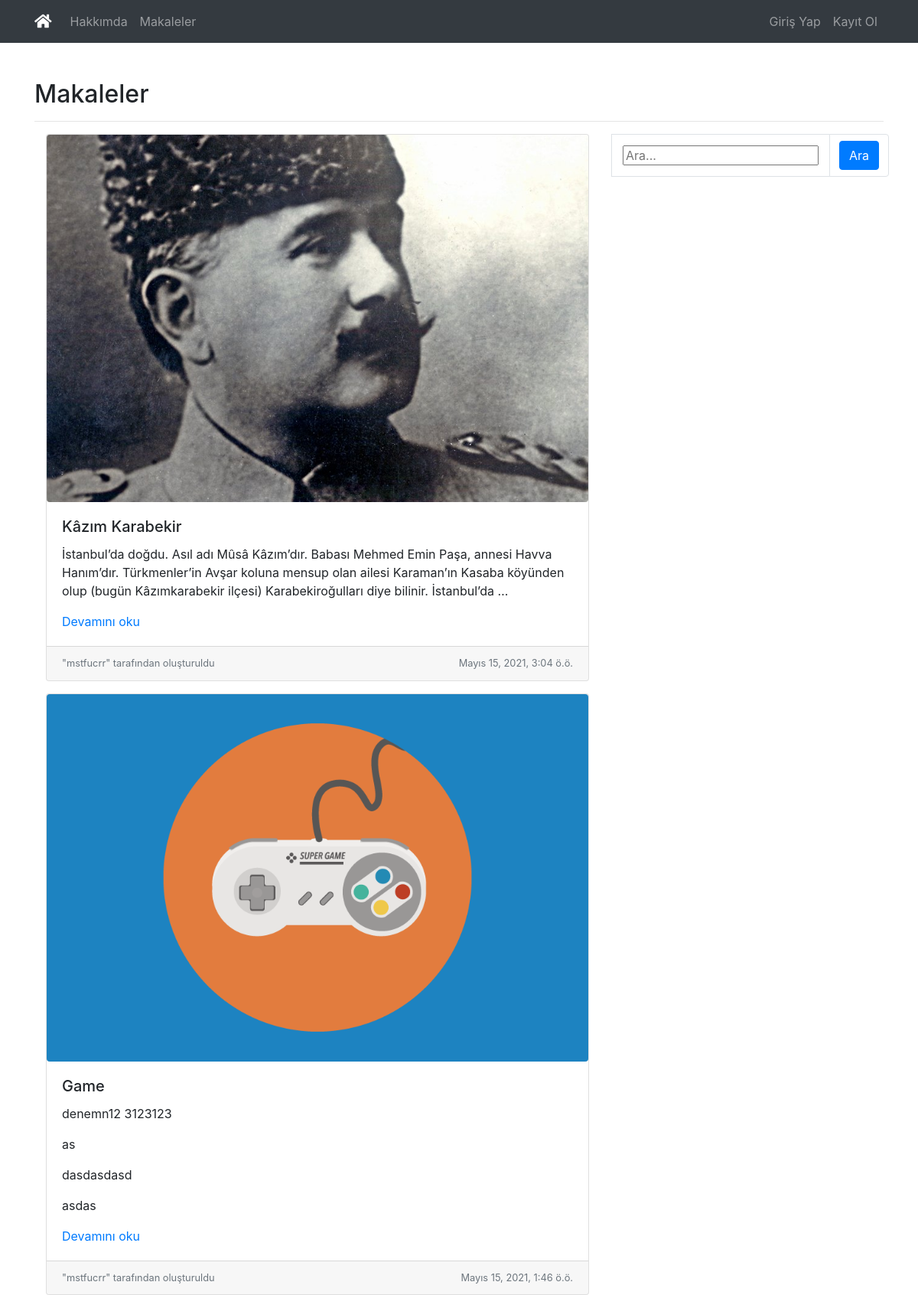
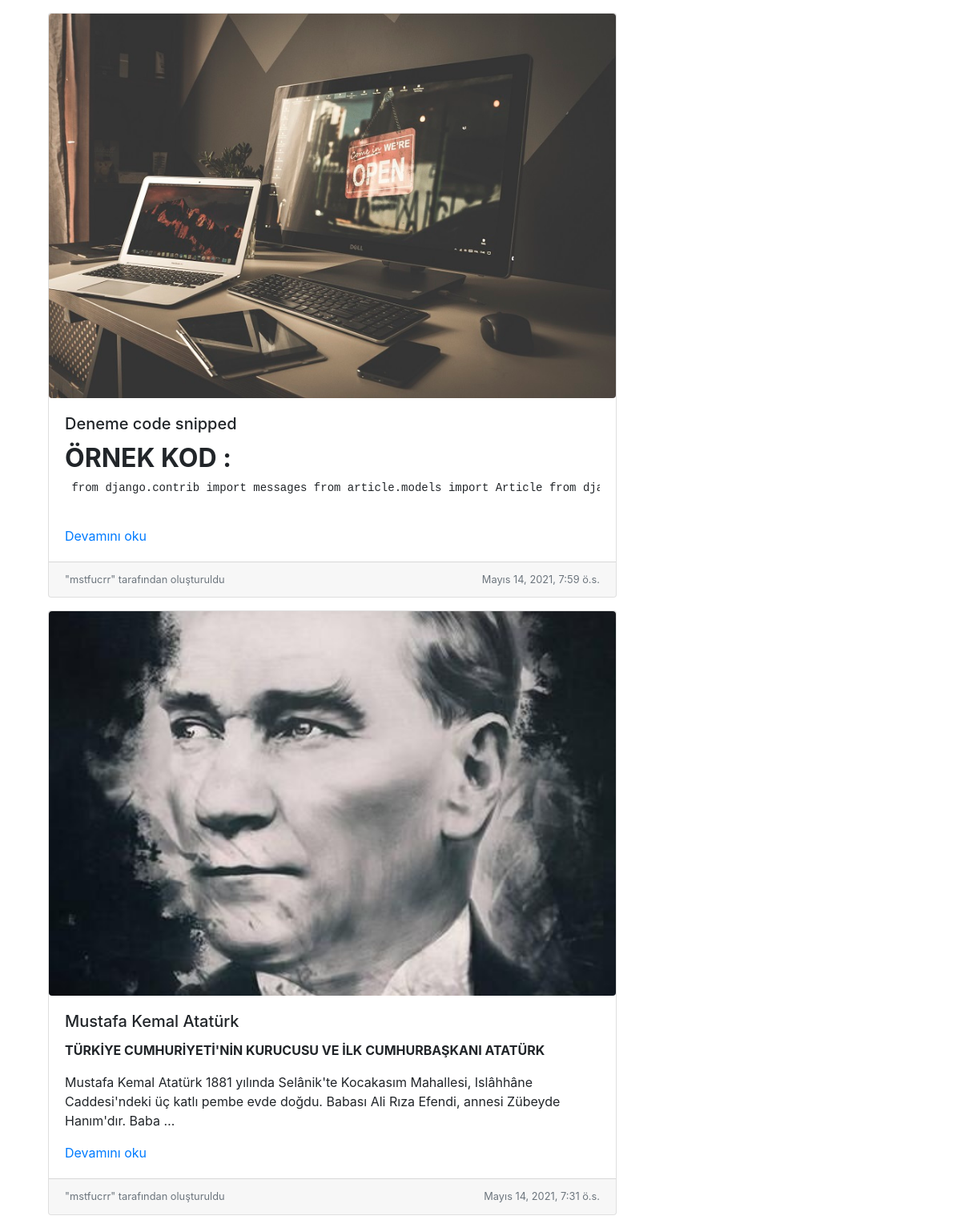
The app's page /articles/ with its own data (2 pictures, top to bottom).
### article/models.py (models this page shows, shortened)
class Article(models.Model):
    author = models.ForeignKey("auth.User", on_delete = models.CASCADE)
    title = models.CharField(max_length=50,verbose_name="Başlık")
    content = RichTextField(verbose_name="İçerik")
    created_date = models.DateTimeField(auto_now_add=True)
    article_image = models.FileField(blank=True,null=True,verbose_name="Makaleye Fotoğraf Ekle")
    class Meta:
        ordering = ['-created_date'] # son eklenenden ilke eklenene doğru sıralar Bu işlem sonrası makemigration ve akabinde migrate yapılmalı

### article/views.py (the view)
# urls.py: path('', views.articles,name = "articles"),
def articles(request):
    keyword = request.GET.get("keyword")
    if keyword:
        articles = Article.objects.filter(title__contains=keyword)
        return render(request,"articles.html",{"articles" : articles,})
    articles = Article.objects.all()
    return render(request,"articles.html",{"articles" : articles,})

### templates/articles.html (shortened to what this page needs)
{% extends "layout.html" %}
{% block body %}
<h2>Makaleler</h2>
<hr>
<div class="d-flex flex-column flex-lg-row-reverse">
    <div class="col-md-4">
        <nav aria-label="Page navigation example">
            <ul class="pagination">
                <form>
                    <li class="page-item"><a class="page-link" style="padding: 14px;"><input type="text" name="keyword"
                                class="input-sm" maxlength="64" placeholder="Ara..."></a></li>
                    <li class="page-item"><a class="page-link"><button type="submit"
                                class="btn btn-primary">Ara</button></a></li>
                </form>
            </ul>
        </nav>
    </div>
    {% if articles %}
    <div class="col-lg-8">
        {% for article in articles %}
        <div class="card mb-3">
            {% if article.article_image %}
            <a class="card-img-link" href="{% url 'article:article' article.id %}"><img class="img-fluid rounded"
                    src="{{article.article_image.url}}" alt=""></a>
            {% endif %}
            <div class="card-body">
                <h5 class="card-title">{{article.title}}</h5>
                <div class="card-text">
                    {{article.content|safe|truncatewords:30}}
                </div>
                <a class="card-link" href="{% url 'article:article' article.id %}">Devamını oku</a>
            </div>
            <div class="card-footer text-muted d-flex justify-content-between">
                <small>"{{article.author}}" tarafından oluşturuldu </small>
                <small>{{article.created_date}}</small>
            </div>
        </div>
        {% endfor %}
    </div>
    {% else %}
    <div class="mr-auto alert alert-warning">Makale bulunmuyor</div>
    {% endif %}
</div>
{% endblock %}

### templates/layout.html (shortened to what this page needs)
<!DOCTYPE html> {% load static %}
<html lang="en">
<head>
    <link rel="stylesheet" href="https://use.fontawesome.com/releases/v5.15.3/css/all.css">
    <link rel="stylesheet" href="{% static 'css/bootstrap.min.css' %}">
    <link rel="stylesheet" href="{% static 'css/style.css' %}">
</head>
<body>
    {% include "includes/navbar.html" %}
    <br><br>
    <div class="container">
         {% block body %} {% endblock %}
    </div>
</body>
</html>

### templates/includes/navbar.html (shortened to what this page needs)
{% block body %}
<div class="sticky-top">
    <nav class="navbar bg-dark navbar-dark navbar-expand-md">
        <div class="container-md">
            <a href="{% url 'index' %}" class="navbar-brand">
                <i class="fas fa-home"></i>
            </a>
            <div class="collapse navbar-collapse" id="collapsibleNavbar">
                <ul class="navbar-nav mr-auto">
                    <li class="nav-item">
                        <a href="{% url 'about' %}" class="nav-link">Hakkımda</a>
                    </li>
                    <li class="nav-item">
                        <a href="{% url 'article:articles' %}" class="nav-link">Makaleler</a>
                    </li>
                </ul>
                <ul class="navbar-nav ml-auto">
                    {% if request.user.is_authenticated %}
                    <li class="nav-item"><a href="{% url 'article:dashboard' %}" class="nav-link"> <strong>Kontrol Paneli</strong></a></li>
                    <li class="nav-item"><a href="{% url 'user:logout' %}" class="nav-link"> Çıkış Yap</a></li>
                    {% else %}
                    <li class="nav-item"><a href="{% url 'user:login' %}" class="nav-link">Giriş Yap</a></li>
                    <li class="nav-item"><a href="{% url 'user:register' %}" class="nav-link">Kayıt Ol</a></li>
                    {% endif %}
                </ul>
            </div>
        </div>
    </nav>
</div>
{% endblock %}

### static/css/style.css (style rules this page uses)
.card-img-link .img-fluid { transition: .3s; height: 30rem; min-inline-size: -webkit-fill-available; object-fit: cover; }
.pagination form { display: flex; }

### records on screen
Article: article_image (picture), title "Kâzım Karabekir", content "İstanbul’da doğdu. Asıl adı Mûsâ Kâzım’dır. Babası Mehmed Emin Paşa, annesi Havva Hanım’dır. Türkmenler’in Avşar koluna mensup olan ailesi Karaman’ın Kasaba köyünden olup (bugün Kâzımkarabekir ilçesi) Karabekiroğulları diye bilinir. İstanbul’da …", author "mstfucrr", created_date "Mayıs 15, 2021, 3:04 ö.ö."
Article: article_image (picture), title "Game", content "denemn12 3123123 as dasdasdasd asdas", author "mstfucrr", created_date "Mayıs 15, 2021, 1:46 ö.ö."
Article: article_image (picture), title "Deneme code snipped", content "ÖRNEK KOD : from django.contrib import messages from article.models import Article from…", author "mstfucrr", created_date "Mayıs 14, 2021, 7:59 ö.s."
Article: article_image (picture), title "Mustafa Kemal Atatürk", content "TÜRKİYE CUMHURİYETİ'NİN KURUCUSU VE İLK CUMHURBAŞKANI ATATÜRK Mustafa Kemal Atatürk 1881 yılında Selânik'te Kocakasım Mahallesi, Islâhhâne Caddesi'ndeki üç katlı pembe evde doğdu. Babası Ali Rıza Efendi, annesi Zübeyde Hanım'dır. Baba …", author "mstfucrr", created_date "Mayıs 14, 2021, 7:31 ö.s."
